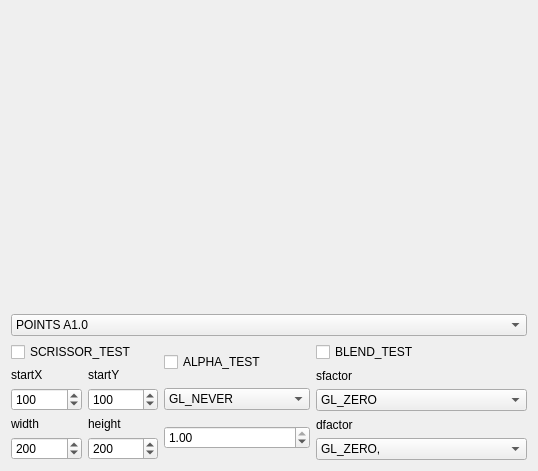
<?xml version="1.0" encoding="UTF-8"?>
<ui version="4.0">
 <class>MainWindow</class>
 <widget class="QMainWindow" name="MainWindow">
  <property name="geometry">
   <rect>
    <x>0</x>
    <y>0</y>
    <width>538</width>
    <height>471</height>
   </rect>
  </property>
  <property name="windowTitle">
   <string>MainWindow</string>
  </property>
  <property name="toolTipDuration">
   <number>-1</number>
  </property>
  <widget class="QWidget" name="centralWidget">
   <layout class="QVBoxLayout" name="verticalLayout_5">
    <item>
     <layout class="QVBoxLayout" name="verticalLayout">
      <item>
       <widget class="GLWidget" name="widget" native="true">
        <property name="sizePolicy">
         <sizepolicy hsizetype="Expanding" vsizetype="Expanding">
          <horstretch>0</horstretch>
          <verstretch>0</verstretch>
         </sizepolicy>
        </property>
       </widget>
      </item>
      <item>
       <widget class="QComboBox" name="comboBox">
        <item>
         <property name="text">
          <string>POINTS A1.0</string>
         </property>
        </item>
        <item>
         <property name="text">
          <string>LINES A0.9</string>
         </property>
        </item>
        <item>
         <property name="text">
          <string>LINE STRIP A0.8</string>
         </property>
        </item>
        <item>
         <property name="text">
          <string>LINE LOOP A0.7</string>
         </property>
        </item>
        <item>
         <property name="text">
          <string>TRIANGLES A0.6</string>
         </property>
        </item>
        <item>
         <property name="text">
          <string>TRIANGLE STRIP A0.5</string>
         </property>
        </item>
        <item>
         <property name="text">
          <string>TRIANGLE FAN A0.4</string>
         </property>
        </item>
        <item>
         <property name="text">
          <string>QUADS  A0.3</string>
         </property>
        </item>
        <item>
         <property name="text">
          <string>QUAD STRIP A0.2</string>
         </property>
        </item>
        <item>
         <property name="text">
          <string>POLYGONS A1.0</string>
         </property>
        </item>
       </widget>
      </item>
      <item>
       <layout class="QHBoxLayout" name="horizontalLayout_2">
        <item>
         <layout class="QVBoxLayout" name="verticalLayout_4">
          <item>
           <widget class="QCheckBox" name="checkBox">
            <property name="text">
             <string>SCRISSOR_TEST</string>
            </property>
           </widget>
          </item>
          <item>
           <layout class="QGridLayout" name="gridLayout">
            <item row="1" column="0">
             <widget class="QLabel" name="label">
              <property name="text">
               <string>startX</string>
              </property>
             </widget>
            </item>
            <item row="4" column="0">
             <widget class="QSpinBox" name="spinBox_3">
              <property name="maximum">
               <number>1000</number>
              </property>
              <property name="value">
               <number>200</number>
              </property>
             </widget>
            </item>
            <item row="1" column="1">
             <widget class="QLabel" name="label_2">
              <property name="text">
               <string>startY</string>
              </property>
             </widget>
            </item>
            <item row="2" column="0">
             <widget class="QSpinBox" name="spinBox">
              <property name="maximum">
               <number>1000</number>
              </property>
              <property name="value">
               <number>100</number>
              </property>
             </widget>
            </item>
            <item row="4" column="1">
             <widget class="QSpinBox" name="spinBox_4">
              <property name="maximum">
               <number>1000</number>
              </property>
              <property name="value">
               <number>200</number>
              </property>
             </widget>
            </item>
            <item row="2" column="1">
             <widget class="QSpinBox" name="spinBox_2">
              <property name="maximum">
               <number>1000</number>
              </property>
              <property name="value">
               <number>100</number>
              </property>
             </widget>
            </item>
            <item row="3" column="0">
             <widget class="QLabel" name="label_3">
              <property name="text">
               <string>width</string>
              </property>
             </widget>
            </item>
            <item row="3" column="1">
             <widget class="QLabel" name="label_7">
              <property name="text">
               <string>height</string>
              </property>
             </widget>
            </item>
           </layout>
          </item>
         </layout>
        </item>
        <item>
         <layout class="QVBoxLayout" name="verticalLayout_3">
          <item>
           <widget class="QCheckBox" name="alpha_check">
            <property name="text">
             <string>ALPHA_TEST</string>
            </property>
           </widget>
          </item>
          <item>
           <widget class="QComboBox" name="alpha_combo">
            <item>
             <property name="text">
              <string>GL_NEVER</string>
             </property>
            </item>
            <item>
             <property name="text">
              <string>GL_LESS</string>
             </property>
            </item>
            <item>
             <property name="text">
              <string>GL_EQUAL</string>
             </property>
            </item>
            <item>
             <property name="text">
              <string>GL_LEQUAL</string>
             </property>
            </item>
            <item>
             <property name="text">
              <string>GL_GREATER</string>
             </property>
            </item>
            <item>
             <property name="text">
              <string>GL_NOTEQUAL</string>
             </property>
            </item>
            <item>
             <property name="text">
              <string>GL_GEQUAL</string>
             </property>
            </item>
            <item>
             <property name="text">
              <string>GL_ALWAYS</string>
             </property>
            </item>
           </widget>
          </item>
          <item>
           <widget class="QDoubleSpinBox" name="alpha_spin">
            <property name="maximum">
             <double>1.000000000000000</double>
            </property>
            <property name="value">
             <double>1.000000000000000</double>
            </property>
           </widget>
          </item>
         </layout>
        </item>
        <item>
         <layout class="QVBoxLayout" name="verticalLayout_2">
          <item>
           <widget class="QCheckBox" name="blend_check">
            <property name="text">
             <string>BLEND_TEST</string>
            </property>
           </widget>
          </item>
          <item>
           <widget class="QLabel" name="label_8">
            <property name="text">
             <string>sfactor</string>
            </property>
           </widget>
          </item>
          <item>
           <widget class="QComboBox" name="blend_sfactorCombo">
            <item>
             <property name="text">
              <string>GL_ZERO</string>
             </property>
            </item>
            <item>
             <property name="text">
              <string>GL_ONE,</string>
             </property>
            </item>
            <item>
             <property name="text">
              <string>GL_DST_COLOR,</string>
             </property>
            </item>
            <item>
             <property name="text">
              <string>GL_ONE_MINUS_DST_COLOR,</string>
             </property>
            </item>
            <item>
             <property name="text">
              <string>GL_SRC_ALPHA,</string>
             </property>
            </item>
            <item>
             <property name="text">
              <string>GL_ONE_MINUS_SRC_ALPHA,</string>
             </property>
            </item>
            <item>
             <property name="text">
              <string>GL_DST_ALPHA,</string>
             </property>
            </item>
            <item>
             <property name="text">
              <string>GL_ONE_MINUS_DST_ALPHA</string>
             </property>
            </item>
            <item>
             <property name="text">
              <string>GL_SRC_ALPHA_SATURATE.</string>
             </property>
            </item>
           </widget>
          </item>
          <item>
           <widget class="QLabel" name="label_9">
            <property name="text">
             <string>dfactor</string>
            </property>
           </widget>
          </item>
          <item>
           <widget class="QComboBox" name="blend_dfactorCombo">
            <item>
             <property name="text">
              <string>GL_ZERO,</string>
             </property>
            </item>
            <item>
             <property name="text">
              <string>GL_ONE,</string>
             </property>
            </item>
            <item>
             <property name="text">
              <string>GL_SRC_COLOR,</string>
             </property>
            </item>
            <item>
             <property name="text">
              <string>GL_ONE_MINUS_SRC_COLOR,</string>
             </property>
            </item>
            <item>
             <property name="text">
              <string>GL_SRC_ALPHA,</string>
             </property>
            </item>
            <item>
             <property name="text">
              <string>GL_ONE_MINUS_SRC_ALPHA,</string>
             </property>
            </item>
            <item>
             <property name="text">
              <string>GL_DST_ALPHA</string>
             </property>
            </item>
            <item>
             <property name="text">
              <string>GL_ONE_MINUS_DST_ALPHA.</string>
             </property>
            </item>
           </widget>
          </item>
         </layout>
        </item>
       </layout>
      </item>
     </layout>
    </item>
   </layout>
  </widget>
 </widget>
 <layoutdefault spacing="6" margin="11"/>
 <customwidgets>
  <customwidget>
   <class>GLWidget</class>
   <extends>QWidget</extends>
   <header>glwidget.h</header>
   <container>1</container>
  </customwidget>
 </customwidgets>
 <resources/>
 <connections/>
</ui>
